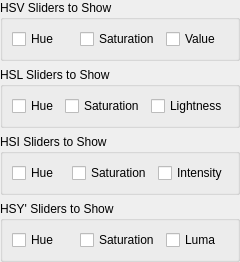
    <widget class="QWidget" name="colorSliderOptions" native="true">
     <layout class="QVBoxLayout" name="verticalLayout">
      <property name="leftMargin">
       <number>0</number>
      </property>
      <property name="topMargin">
       <number>0</number>
      </property>
      <property name="rightMargin">
       <number>0</number>
      </property>
      <property name="bottomMargin">
       <number>0</number>
      </property>
      <item>
       <widget class="QGroupBox" name="groupHsv">
        <property name="title">
         <string>HSV Sliders to Show</string>
        </property>
        <layout class="QHBoxLayout" name="horizontalLayout">
         <item>
          <widget class="QCheckBox" name="csl_hsvH">
           <property name="text">
            <string>Hue</string>
           </property>
          </widget>
         </item>
         <item>
          <widget class="QCheckBox" name="csl_hsvS">
           <property name="text">
            <string>Saturation</string>
           </property>
          </widget>
         </item>
         <item>
          <widget class="QCheckBox" name="csl_hsvV">
           <property name="text">
            <string comment="Brightness level of HSV model">Value</string>
           </property>
          </widget>
         </item>
        </layout>
       </widget>
      </item>
      <item>
       <widget class="QGroupBox" name="groupHsl">
        <property name="title">
         <string>HSL Sliders to Show</string>
        </property>
        <layout class="QHBoxLayout" name="horizontalLayout_3">
         <item>
          <widget class="QCheckBox" name="csl_hslH">
           <property name="text">
            <string>Hue</string>
           </property>
          </widget>
         </item>
         <item>
          <widget class="QCheckBox" name="csl_hslS">
           <property name="text">
            <string>Saturation</string>
           </property>
          </widget>
         </item>
         <item>
          <widget class="QCheckBox" name="csl_hslL">
           <property name="text">
            <string comment="Lightness HSI">Lightness</string>
           </property>
          </widget>
         </item>
        </layout>
       </widget>
      </item>
      <item>
       <widget class="QGroupBox" name="groupHsi">
        <property name="title">
         <string>HSI Sliders to Show</string>
        </property>
        <layout class="QHBoxLayout" name="horizontalLayout_2">
         <item>
          <widget class="QCheckBox" name="csl_hsiH">
           <property name="text">
            <string>Hue</string>
           </property>
          </widget>
         </item>
         <item>
          <widget class="QCheckBox" name="csl_hsiS">
           <property name="text">
            <string>Saturation</string>
           </property>
          </widget>
         </item>
         <item>
          <widget class="QCheckBox" name="csl_hsiI">
           <property name="text">
            <string comment="Brightness in HSI color model">Intensity</string>
           </property>
          </widget>
         </item>
        </layout>
       </widget>
      </item>
      <item>
       <widget class="QGroupBox" name="groupHsy">
        <property name="title">
         <string>HSY' Sliders to Show</string>
        </property>
        <layout class="QHBoxLayout" name="horizontalLayout_4">
         <item>
          <widget class="QCheckBox" name="csl_hsyH">
           <property name="text">
            <string>Hue</string>
           </property>
          </widget>
         </item>
         <item>
          <widget class="QCheckBox" name="csl_hsyS">
           <property name="text">
            <string>Saturation</string>
           </property>
          </widget>
         </item>
         <item>
          <widget class="QCheckBox" name="csl_hsyY">
           <property name="text">
            <string>Luma</string>
           </property>
          </widget>
         </item>
        </layout>
       </widget>
      </item>
     </layout>
    </widget>
